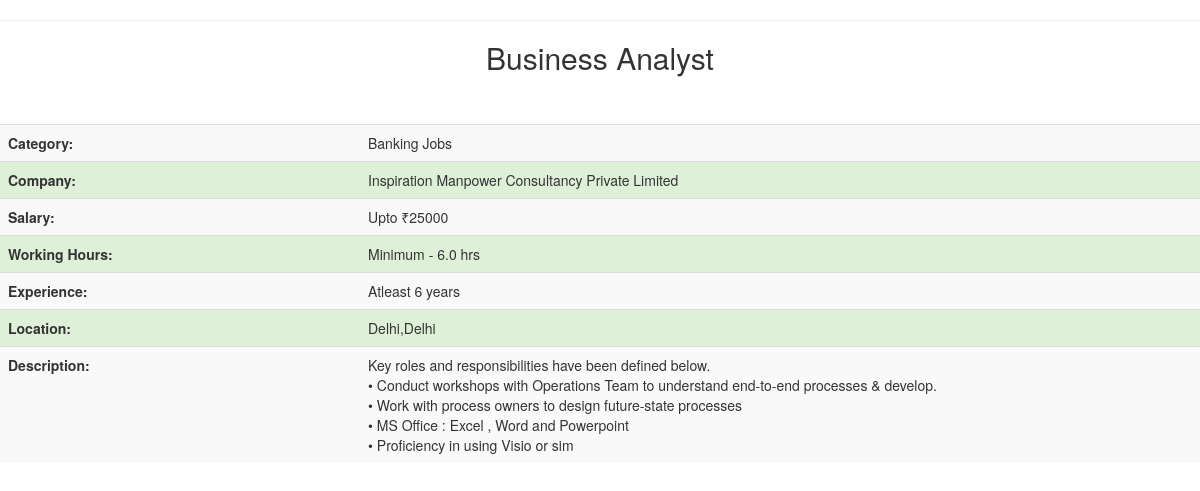
/job_details.php?id=7, run on the app's committed database.
### tables this page shows
CREATE TABLE `jobs` (
  `j_id` int(4) NOT NULL,
  `j_category` varchar(40) NOT NULL,
  `j_owner_name` varchar(30) NOT NULL,
  `j_title` varchar(30) NOT NULL,
  `j_date` datetime NOT NULL DEFAULT current_timestamp(),
  `j_hours` float(3,1) NOT NULL,
  `j_salary` int(10) NOT NULL,
  `j_experience` int(3) NOT NULL,
  `j_discription` varchar(300) NOT NULL,
  `j_city` varchar(20) NOT NULL,
  `j_state` varchar(30) NOT NULL,
  `j_active` int(1) NOT NULL DEFAULT 0,
  `j_company` varchar(100) NOT NULL
);

### job_details.php (the view, shortened to what this page needs)
<?php session_start();
	$link=mysqli_connect("localhost","root","","jobscope") or die("cant connect");
	$q = "select * from jobs where j_id =".$_GET['id'];
	$res = mysqli_query($link,$q) or die("Wrong Query");
	$row = mysqli_fetch_array($res);
?>
<!DOCTYPE html PUBLIC "-//W3C//DTD XHTML 1.0 Strict//EN" "http://www.w3.org/TR/xhtml1/DTD/xhtml1-strict.dtd">
<html xmlns="http://www.w3.org/1999/xhtml">
<head>
  <link rel="stylesheet" href="https://maxcdn.bootstrapcdn.com/bootstrap/3.4.1/css/bootstrap.min.css">
</head>
<body>
<div id="wrapper">
	<div id="page">
		<div id="page-bgtop">
			<hr />
			<div id="content">
				<div class="post">
					<h2 class="title"><center><?php echo $row['j_title']; ?></center></a></h2>
					<div class="entry">
						<table width="100%" border="0" class="table table-striped">
						<?php
						echo '<tr style="text-transform: Capitalize;">
								<td width="30%"><b>Category:</b><br><td>'.$row['j_category'].'</td></tr>
								<tr class="success"><td><b>Company:</b></td><td>'.$row['j_company'].'</td></tr>
								<tr><td><b>Salary:</b></td><td>Upto &#x20b9;'.$row['j_salary'].'</td></tr>
								<tr class="success"><td><b>Working Hours:</b></td><td>Minimum - '.$row['j_hours'].' hrs</td></tr>
								<tr><td><b>Experience:</b></td><td>Atleast '.$row['j_experience'].' years</td></tr>
								<tr class="success"><td><b>Location:</b></td><td>'.$row['j_city'].','.$row['j_state'].'</td></tr>
								<tr><td><b>Description:</b></td><td>'.$row['j_discription'].'</tr>
							';
						?>
						<br>
						<br>
						</table>
					</div>
				</div>
			</div>
			<div style="clear: both;">&nbsp;</div>
		</div>
	</div>
</div>
</body>
</html>

### data on the page
jobs: j_title "Business Analyst", j_category "Banking Jobs", j_company "Inspiration Manpower Consultancy Private Limited", j_salary "25000", j_hours "6.0", j_experience "6", j_city "Delhi", j_state "Delhi", j_discription "Key roles and responsibilities have been defined below. • Conduct workshops with Operations Team to understand end-to-end processes & develop. • Work with process owners to design future-state processes • MS Office : Excel , Word and Powerpoint • Proficiency in using Visio or sim"
